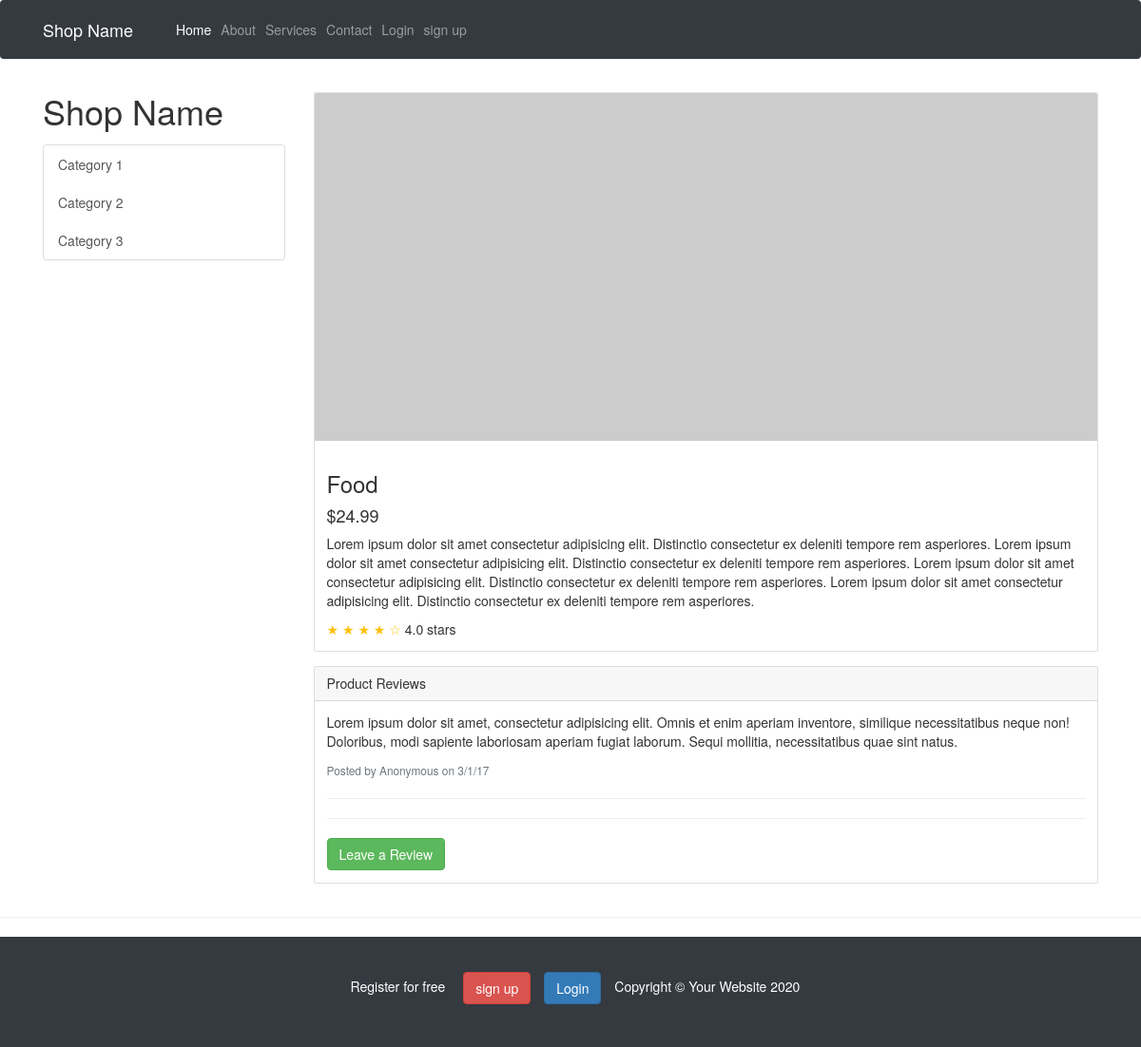
Screenshot of /food/ with the database file from the repository.
### core/models.py (models this page shows, shortened)
class Core(models.Model):
    title =models.CharField(max_length = 200)
    excerpt = models.TextField(null=True)
    author = models.ForeignKey(User, on_delete=models.CASCADE, related_name='core' )
    slug = models.SlugField(max_length = 100, unique = True)
    update = models.DateTimeField(auto_now = True)
    published = models.DateTimeField(default = timezone.now)
    class Meta :
        ordering = ['-published']

### core/views.py (the view)
# urls.py: path('<slug:slug>/', views.SingleView.as_view(), name='singles'),
class SingleView(DetailView):
    model = Core
    template_name = 'core/single.html'
    context_object_name = 'post'

### core/templates/core/single.html (shortened to what this page needs)
{% extends 'core/base.html' %}
{% block content %}
      <div class="container">
        <div class="row">
          <div class="col-lg-3">
            <h1 class="my-4">Shop Name</h1>
            <div class="list-group">
              <a href="#" class="list-group-item ">Category 1</a>
              <a href="#" class="list-group-item">Category 2</a>
              <a href="#" class="list-group-item">Category 3</a>
            </div>
          </div>
          <div class="col-lg-9">
            <div class="card mt-4">
              <img class="card-img-top img-fluid" src="http://placehold.it/900x400" alt="">
              <div class="card-body">
                <h3 class="card-title">{{post.title}}</h3>
                <h4>$24.99</h4>
                <p class="card-text">{{post.excerpt}}</p>
                <span class="text-warning">&#9733; &#9733; &#9733; &#9733; &#9734;</span>
                4.0 stars
              </div>
            </div>
            <div class="card card-outline-secondary my-4">
              <div class="card-header">
                Product Reviews
              </div>
              <div class="card-body">
                <p>Lorem ipsum dolor sit amet, consectetur adipisicing elit. Omnis et enim aperiam inventore, similique necessitatibus neque non! Doloribus, modi sapiente laboriosam aperiam fugiat laborum. Sequi mollitia, necessitatibus quae sint natus.</p>
                <small class="text-muted">Posted by Anonymous on 3/1/17</small>
                <hr>
                <hr>
                <a href="#" class="btn btn-success">Leave a Review</a>
              </div>
            </div>
          </div>
        </div>
      </div>
{% endblock %}

### rows the page displays
Core: title "Food", excerpt "Lorem ipsum dolor sit amet consectetur adipisicing elit. Distinctio consectetur ex deleniti tempore rem asperiores. Lorem ipsum dolor sit amet consectetur adipisicing elit. Distinctio consectetur ex deleniti tempore rem asperiores. Lorem ipsum dolor sit amet consectetur adipisicing elit. Distinctio consectetur ex deleniti tempore rem asperiores. Lorem ipsum dolor sit amet consectetur adipisicing elit. Distinctio consectetur ex deleniti tempore rem asperiores."
